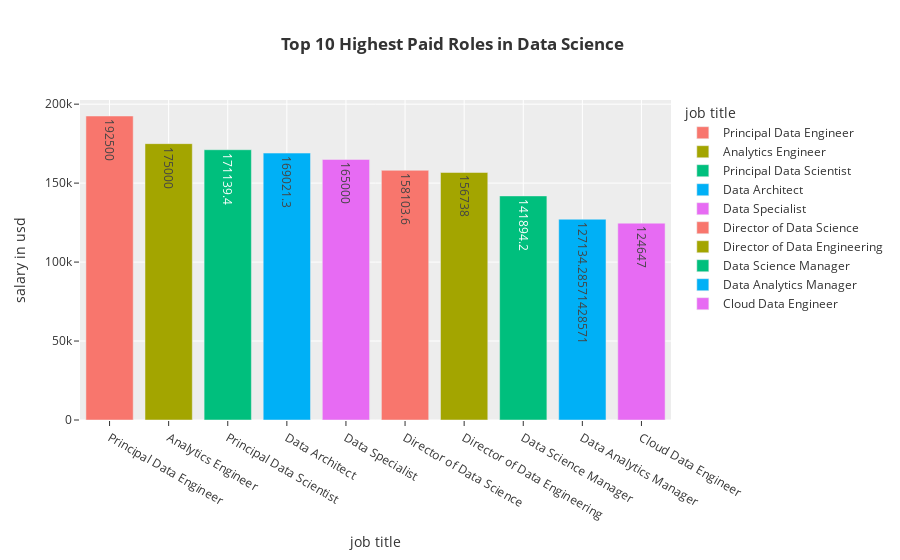

The code cell stored with this chart in its notebook:
### Markdown cell above
### Exploratory Analysis

### Code cell
#let's see how which profession is getting more pay
fig=px.bar(data2.groupby('job_title',as_index=False)['salary_in_usd'].mean().sort_values(by='salary_in_usd',ascending=False).head(10),
           x='job_title',y='salary_in_usd',color='job_title',labels={'job_title':'job title','salary_in_usd':'salary in usd'},
           template='ggplot2',text='salary_in_usd',title='<b> Top 10 Highest Paid Roles in Data Science')
fig.show()

### Figure 1 — Plotly figure (JSON) as saved in the notebook; plotly's stock layout.template omitted (floating-point values rounded to 4 significant figures)
{"data": [{"alignmentgroup": "True", "hovertemplate": "job title=%{x}<br>salary in usd=%{text}<extra></extra>", "legendgroup": "Principal Data Engineer", "marker": {"color": "#F8766D", "pattern": {"shape": ""}}, "name": "Principal Data Engineer", "offsetgroup": "Principal Data Engineer", "orientation": "v", "showlegend": true, "text": [192500], "textposition": "auto", "type": "bar", "x": ["Principal Data Engineer"], "xaxis": "x", "y": [192500], "yaxis": "y"}, {"alignmentgroup": "True", "hovertemplate": "job title=%{x}<br>salary in usd=%{text}<extra></extra>", "legendgroup": "Analytics Engineer", "marker": {"color": "#A3A500", "pattern": {"shape": ""}}, "name": "Analytics Engineer", "offsetgroup": "Analytics Engineer", "orientation": "v", "showlegend": true, "text": [175000], "textposition": "auto", "type": "bar", "x": ["Analytics Engineer"], "xaxis": "x", "y": [175000], "yaxis": "y"}, {"alignmentgroup": "True", "hovertemplate": "job title=%{x}<br>salary in usd=%{text}<extra></extra>", "legendgroup": "Principal Data Scientist", "marker": {"color": "#00BF7D", "pattern": {"shape": ""}}, "name": "Principal Data Scientist", "offsetgroup": "Principal Data Scientist", "orientation": "v", "showlegend": true, "text": [171100.0], "textposition": "auto", "type": "bar", "x": ["Principal Data Scientist"], "xaxis": "x", "y": [171100.0], "yaxis": "y"}, {"alignmentgroup": "True", "hovertemplate": "job title=%{x}<br>salary in usd=%{text}<extra></extra>", "legendgroup": "Data Architect", "marker": {"color": "#00B0F6", "pattern": {"shape": ""}}, "name": "Data Architect", "offsetgroup": "Data Architect", "orientation": "v", "showlegend": true, "text": [169000.0], "textposition": "auto", "type": "bar", "x": ["Data Architect"], "xaxis": "x", "y": [169000.0], "yaxis": "y"}, {"alignmentgroup": "True", "hovertemplate": "job title=%{x}<br>salary in usd=%{text}<extra></extra>", "legendgroup": "Data Specialist", "marker": {"color": "#E76BF3", "pattern": {"shape": ""}}, "name": "Data Specialist", "offsetgroup": "Data Specialist", "orientation": "v", "showlegend": true, "text": [165000], "textposition": "auto", "type": "bar", "x": ["Data Specialist"], "xaxis": "x", "y": [165000], "yaxis": "y"}, {"alignmentgroup": "True", "hovertemplate": "job title=%{x}<br>salary in usd=%{text}<extra></extra>", "legendgroup": "Director of Data Science", "marker": {"color": "#F8766D", "pattern": {"shape": ""}}, "name": "Director of Data Science", "offsetgroup": "Director of Data Science", "orientation": "v", "showlegend": true, "text": [158100.0], "textposition": "auto", "type": "bar", "x": ["Director of Data Science"], "xaxis": "x", "y": [158100.0], "yaxis": "y"}, {"alignmentgroup": "True", "hovertemplate": "job title=%{x}<br>salary in usd=%{text}<extra></extra>", "legendgroup": "Director of Data Engineering", "marker": {"color": "#A3A500", "pattern": {"shape": ""}}, "name": "Director of Data Engineering", "offsetgroup": "Director of Data Engineering", "orientation": "v", "showlegend": true, "text": [156738], "textposition": "auto", "type": "bar", "x": ["Director of Data Engineering"], "xaxis": "x", "y": [156738], "yaxis": "y"}, {"alignmentgroup": "True", "hovertemplate": "job title=%{x}<br>salary in usd=%{text}<extra></extra>", "legendgroup": "Data Science Manager", "marker": {"color": "#00BF7D", "pattern": {"shape": ""}}, "name": "Data Science Manager", "offsetgroup": "Data Science Manager", "orientation": "v", "showlegend": true, "text": [141900.0], "textposition": "auto", "type": "bar", "x": ["Data Science Manager"], "xaxis": "x", "y": [141900.0], "yaxis": "y"}, {"alignmentgroup": "True", "hovertemplate": "job title=%{x}<br>salary in usd=%{text}<extra></extra>", "legendgroup": "Data Analytics Manager", "marker": {"color": "#00B0F6", "pattern": {"shape": ""}}, "name": "Data Analytics Manager", "offsetgroup": "Data Analytics Manager", "orientation": "v", "showlegend": true, "text": [127100.0], "textposition": "auto", "type": "bar", "x": ["Data Analytics Manager"], "xaxis": "x", "y": [127100.0], "yaxis": "y"}, {"alignmentgroup": "True", "hovertemplate": "job title=%{x}<br>salary in usd=%{text}<extra></extra>", "legendgroup": "Cloud Data Engineer", "marker": {"color": "#E76BF3", "pattern": {"shape": ""}}, "name": "Cloud Data Engineer", "offsetgroup": "Cloud Data Engineer", "orientation": "v", "showlegend": true, "text": [124647], "textposition": "auto", "type": "bar", "x": ["Cloud Data Engineer"], "xaxis": "x", "y": [124647], "yaxis": "y"}], "layout": {"barmode": "relative", "legend": {"title": {"text": "job title"}, "tracegroupgap": 0}, "title": {"text": "<b> Top 10 Highest Paid Roles in Data Science"}, "xaxis": {"anchor": "y", "categoryarray": ["Principal Data Engineer", "Analytics Engineer", "Principal Data Scientist", "Data Architect", "Data Specialist", "Director of Data Science", "Director of Data Engineering", "Data Science Manager", "Data Analytics Manager", "Cloud Data Engineer"], "categoryorder": "array", "domain": [0, 1], "title": {"text": "job title"}}, "yaxis": {"anchor": "x", "domain": [0, 1], "title": {"text": "salary in usd"}}}}
